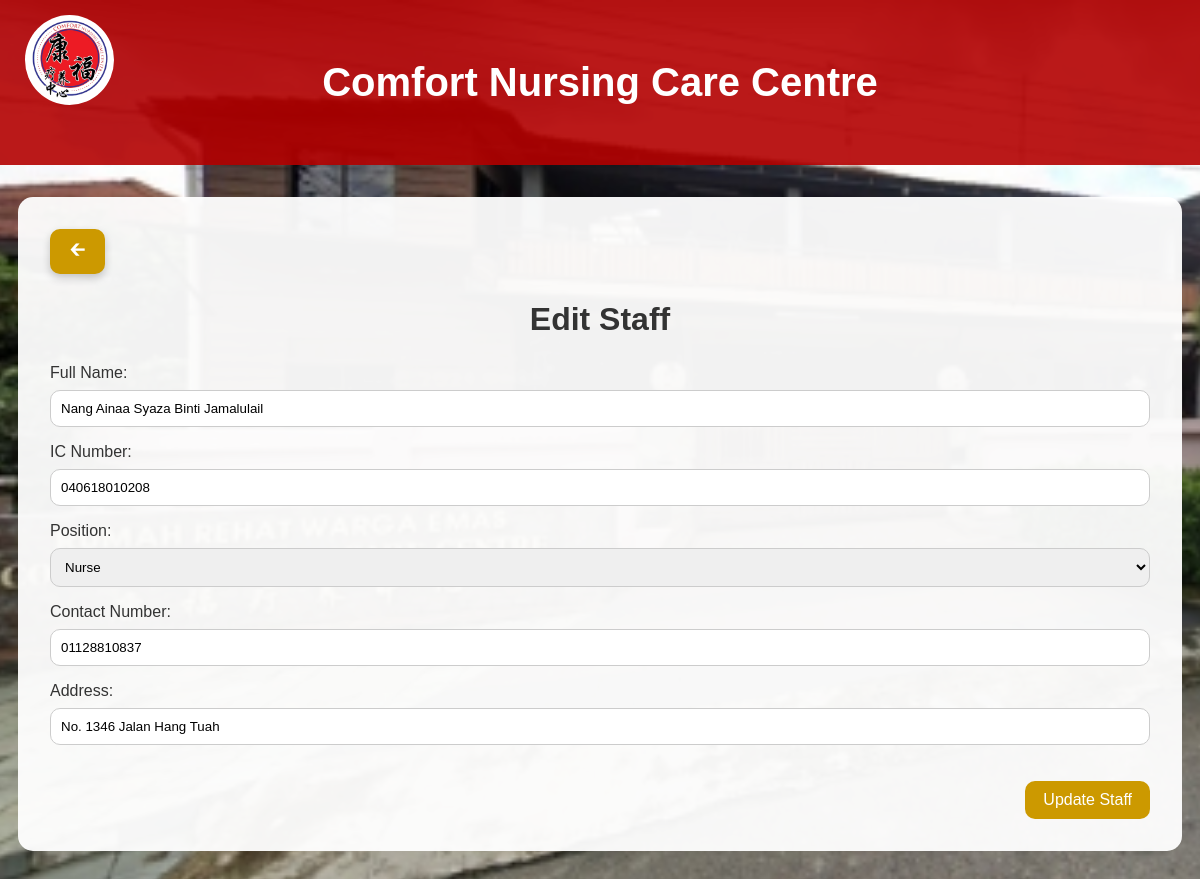
The app's page /admin/edit_staff.php?id=2 (signed in) with its own data.
### tables this page shows
CREATE TABLE `staff` (
  `staff_id` int(11) NOT NULL,
  `user_id` int(11) DEFAULT NULL,
  `name` varchar(100) NOT NULL,
  `IC_number` varchar(20) NOT NULL,
  `position` enum('caregiver','nurse','doctor') NOT NULL,
  `contact_number` varchar(20) DEFAULT NULL,
  `address` text DEFAULT NULL
);

### admin/edit_staff.php (the view, shortened to what this page needs)
<?php
include_once '../config/db.php';
$staff_id = $_GET['id'];
$stmt = $conn->prepare("SELECT s.*, u.username FROM staff s JOIN users u ON s.user_id = u.user_id WHERE s.staff_id = ?");
$stmt->bind_param("i", $staff_id);
$stmt->execute();
$result = $stmt->get_result();
$data = $result->fetch_assoc();
?>
<!DOCTYPE html>
<html>
<head>
<link rel='stylesheet' href='../css/style.css'>
</head>
<body>
<header><img src="../images/logo.png" alt="Logo" class="header-logo">Comfort Nursing Care Centre</header>
<div class='container'>
    <div class="staff-form-container">
        <a href="manage_staff.php" class="arrow-button">🡰</a>
        <h2>Edit Staff</h2>
        <form method="POST" id="editForm">
            <label>Full Name:</label>
            <input type="text" name="name" value="<?= htmlspecialchars($data['name']) ?>" required>
            <label>IC Number:</label>
            <input type="text" name="ic" value="<?= $data['IC_number'] ?>" required>
            <label>Position:</label>
            <select name="position" required>
                <option value="nurse" <?= $data['position'] == 'nurse' ? 'selected' : '' ?>>Nurse</option>
            </select>
            <label>Contact Number:</label>
            <input type="text" name="contact" value="<?= $data['contact_number'] ?>">
            <label>Address:</label>
            <input type="text" name="address" value="<?= $data['address'] ?>">
            <div class="bottom-right">
                <button type="button" id="confirmUpdateBtn">Update Staff</button>
            </div>
        </form>
    </div>
</div>
</body>
</html>

### css/style.css (style rules this page uses)
* { font-family: "Trebuchet MS", Helvetica, sans-serif; }
body { background: url('../images/bg.jpeg') no-repeat center center fixed; background-size: cover; margin: 0; padding: 0; color: #333; }
header { background-color: rgba(179, 0, 0, 0.9); color: white; padding: 1.5em 2em; text-align: center; font-size: 2.5em; font-weight: bold; position: relative; }
.header-logo { position: absolute; top: 15px; left: 25px; height: 80px; background-color: white; border-radius: 50%; padding: 5px; }
h2 { text-align: center; font-size: 2em; }
.container { background: rgba(255,255,255,0.95); margin: 2em auto; padding: 2em; border-radius: 15px; max-width: 1100px; }
input[type=text], input[type=password], input[type=number], input[type=date], input[type=time], select, textarea { width: 100%; padding: 10px; margin: 8px 0 16px 0; display: inline-block; border: 1px solid #ccc; border-radius: 10px; box-sizing: border-box; }
button, input[type=submit], a.button { background-color: #cc9900; color: white; padding: 10px 18px; border: none; border-radius: 10px; cursor: pointer; font-size: 1em; text-decoration: none; }
.arrow-button { display: inline-flex; align-items: center; justify-content: center; width: 55px; height: 45px; background-color: #cc9900; border-radius: 10px; font-size: 20px; text-decoration: none; box-shadow: 0 4px 8px rgba(0, 0, 0, 0.2); transition: transform 0.2s; color: white; }
.bottom-right { margin-top: 20px; text-align: right; }

### records on screen
staff: name "Nang Ainaa Syaza Binti Jamalulail", ic "040618010208", position "Nurse", contact "01128810837", address "No. 1346 Jalan Hang Tuah"
